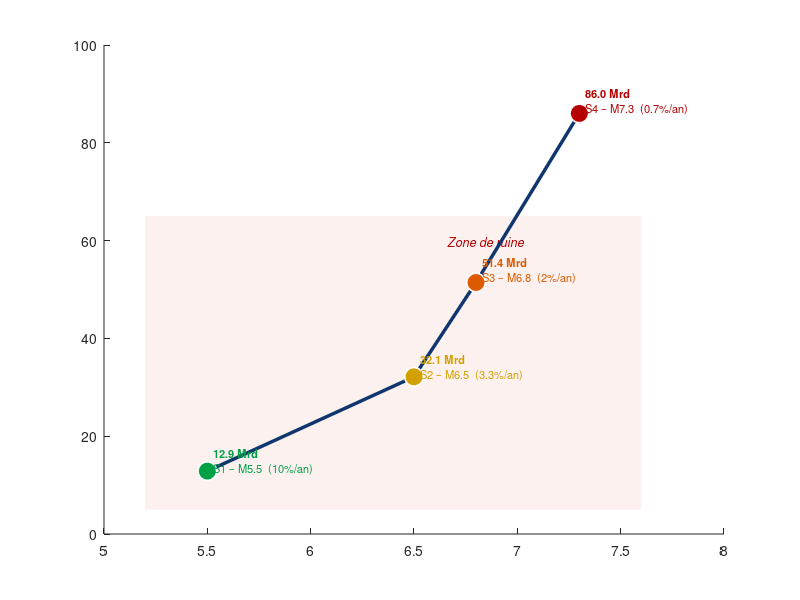

Source code (MATLAB): (Note: this script raises an error after producing the figure.)
%% =========================================================
%  GAM ASSURANCES — SIMULATION SEISME CATASTROPHE
%  Base RPA99/2003 | Portefeuille CATNAT 2023
%  SPARK Scientific Department — AEC 2025/2026
%
%  FIGURES EXPORTEES (noms identiques au rapport LaTeX) :
%    fig1_loss_curve.png      → Section 5.1 du rapport
%    fig2_scenario_bars.png   → Section 5.2 du rapport
%    fig3_solvency.png        → Section 5.3 du rapport
%    fig4_sensitivity.png     → Section 5.4 du rapport
%
%  Usage : executer le script entier (F5 ou Run All).
%  Les 4 fichiers PNG sont exportes dans le repertoire courant.
%  Placer ces PNG dans le meme dossier que rapport_simulation.tex
%  puis recompiler le LaTeX — les placeholders se remplissent.
%% =========================================================
clc; clear; close all;

%% =========================================================
%  PALETTE GRAPHIQUE (coherente avec le rapport LaTeX)
%% =========================================================
% Couleurs GAM / rapport
C_blue      = [0.059 0.216 0.431];   % PrimaryBlue  #0F3770
C_lime      = [0.510 0.725 0.118];   % GamLime      #82B91E
C_green     = [0.000 0.392 0.196];   % GamGreen     #006432
C_midgray   = [0.424 0.459 0.490];   % MidGray
C_lightbg   = [0.969 0.976 0.988];   % LightBg
C_white     = [1 1 1];

% Couleurs scenarios
C_S1 = [0.000 0.627 0.275];   % vert    M5.5
C_S2 = [0.824 0.627 0.000];   % jaune   M6.5
C_S3 = [0.863 0.353 0.000];   % orange  M6.8
C_S4 = [0.706 0.000 0.000];   % rouge   M7.3

% Couleurs zones RPA
zone_colors = [
    0.357 0.757 0.561;   % Zone 0  – vert vif
    0.529 0.808 0.922;   % Zone I  – bleu clair
    0.980 0.753 0.137;   % Zone IIa – jaune
    0.980 0.600 0.090;   % Zone IIb – orange
    0.863 0.196 0.184];  % Zone III  – rouge

%% =========================================================
%  1. DONNEES PORTEFEUILLE PAR WILAYA
%% =========================================================
wilayas = {
    'ALGER',        'III',  100424548250,   8725;
    'BOUMERDES',    'III',   15746649380,   1178;
    'SETIF',        'IIa',   36880710983,   4058;
    'BLIDA',        'III',   10514700299,   1498;
    'ORAN',         'IIa',   31414400043,   1864;
    'TIZI OUZOU',   'IIa',   18822273531,   4051;
    'TIPAZA',       'III',    4477231990,   1457;
    'CONSTANTINE',  'IIa',   13843084108,   1887;
    'MOSTAGANEM',   'III',    2816714525,    506;
    'AIN DEFLA',    'III',    1933043903,    604;
    'MEDEA',        'IIb',    3574859548,    725;
    'RELIZANE',     'III',    1355400974,     15;
    'BEJAIA',       'IIa',    4401731523,   1319;
    'MILA',         'IIa',    4311404348,    827;
    'BB ARRERIDJ',  'IIa',    3931773560,   1310;
    'MASCARA',      'IIa',    3365902404,   1028;
    'ANNABA',       'IIa',    3239888155,    907;
    'JIJEL',        'IIa',    2793839540,   1280;
    'CHLEF',        'III',     614287620,    185;
    'TLEMCEN',      'I',      1500000000,    312;
    'BATNA',        'I',      1200000000,    280;
    'BISKRA',       'I',       800000000,    210;
    'LAGHOUAT',     'I',       600000000,    150;
    'ADRAR',        '0',       250000000,     80;
    'OUARGLA',      '0',       400000000,    120;
};

nWilaya     = size(wilayas, 1);
names       = wilayas(:,1);
zones       = wilayas(:,2);
capitals    = cell2mat(wilayas(:,3));   % DZD
policies    = cell2mat(wilayas(:,4));
total_cap   = sum(capitals);

%% =========================================================
%  2. PARAMETRES RPA99 — ZONES SISMIQUES
%% =========================================================
zone_names  = {'0', 'I', 'IIa', 'IIb', 'III'};
zone_accel  = [0.00, 0.12, 0.25, 0.30, 0.40];
zone_dmgfac = [0.02, 0.05, 0.15, 0.25, 0.50];

zone_idx = zeros(nWilaya, 1);
for i = 1:nWilaya
    for j = 1:length(zone_names)
        if strcmp(zones{i}, zone_names{j})
            zone_idx(i) = j;
        end
    end
end

%% =========================================================
%  3. SCENARIOS PRE-DEFINIS
%% =========================================================
scenarios = {
    'Alger (Zone III)',          [1 2 4 7 11],            7.2;
    'Boumerdes (ref. 2003)',     [2 1 4 7],               6.8;
    'Oran (Zone IIa)',           [5 9 12],                6.2;
    'Tipaza (Zone III)',         [7 1 4],                 6.5;
    'Setif (Zone IIa)',          [3 13 14 15],            6.0;
    'Multi-zones (WORST CASE)',  [1 2 3 4 5 6 7 8 10 11], 7.5;
};
nScenarios = size(scenarios, 1);

%% =========================================================
%  4. FONCTIONS UTILITAIRES
%% =========================================================
mag_factor = @(mag) min(2.0, max(0.1, 10^((mag - 7.0) * 0.4)));

mc_loss = @(cap, df, mf, cr, n_sim) ...
    cap .* min(1, df * mf * cr .* lognrnd(0, 0.3, n_sim, 1));

%% =========================================================
%  5. SIMULATION PRINCIPALE
%% =========================================================
fprintf('\n============================================================\n');
fprintf('   SIMULATION SEISME CATASTROPHE — PORTEFEUILLE CATNAT 2023\n');
fprintf('============================================================\n\n');

scenario_idx  = 6;       % 1=Alger 2=Boumerdes 3=Oran 4=Tipaza 5=Setif 6=Multi
magnitude     = 7.2;
claim_rate    = 0.50;
retention_cap = 5e9;     % 5 Mrd DZD
portee_reas   = 30e9;    % 30 Mrd DZD
fonds_propres = 10e9;    % 10 Mrd DZD (hypothese de travail)
n_simulations = 100000;
prime_nette   = 146.4e6; % 146.4 M DZD

% Quatre magnitudes pour la courbe de perte (fig1)
mags_courbe = [5.5, 6.5, 6.8, 7.3];
alpha_courbe = [0.10, 0.25, 0.40, 0.60];  % taux de destruction
% Wilayas Alger + Boumerdes (axe principal)
SI_A = 100424548250;   beta_A = 1.10;
SI_B =  15746649380;   beta_B = 1.15;
SI_Bl =  10514700299;  beta_Bl = 1.00;
SI_T =   4477231990;   beta_T  = 0.95;

% Pertes par scenario simple (Alger + Boumerdes)
perte_2w = zeros(1,4);
for s = 1:3
    perte_2w(s) = SI_A*alpha_courbe(s)*beta_A + SI_B*alpha_courbe(s)*beta_B;
end
% S4 : 4 wilayas
perte_2w(4) = SI_A*alpha_courbe(4)*beta_A + SI_B*alpha_courbe(4)*beta_B ...
            + SI_Bl*alpha_courbe(4)*beta_Bl + SI_T*alpha_courbe(4)*beta_T;

sc_name    = scenarios{scenario_idx, 1};
sc_wilayas = scenarios{scenario_idx, 2};
mf         = mag_factor(magnitude);

%% --- Calcul deterministe (scenario choisi) ---
losses_det   = zeros(nWilaya, 1);
impact_flags = false(nWilaya, 1);
for i = 1:length(sc_wilayas)
    idx = sc_wilayas(i);
    df  = zone_dmgfac(zone_idx(idx));
    losses_det(idx)   = capitals(idx) * min(1, df * mf * claim_rate);
    impact_flags(idx) = true;
end
total_loss_det = sum(losses_det);

%% --- Monte-Carlo ---
fprintf('Monte-Carlo en cours (%d iterations)...\n', n_simulations);
mc_total = zeros(n_simulations, 1);
for i = 1:length(sc_wilayas)
    idx = sc_wilayas(i);
    df  = zone_dmgfac(zone_idx(idx));
    mc_total = mc_total + mc_loss(capitals(idx), df, mf, claim_rate, n_simulations);
end

pml_mean = mean(mc_total);
pml_std  = std(mc_total);
pml_95   = quantile(mc_total, 0.95);
pml_99   = quantile(mc_total, 0.99);
pml_999  = quantile(mc_total, 0.999);
prob_exceed = mean(mc_total > retention_cap) * 100;

%% --- Comparaison tous scenarios (deterministe 50%) ---
pml_all = zeros(nScenarios, 1);
for s = 1:nScenarios
    sc_w = scenarios{s,2};
    sc_m = scenarios{s,3};
    mf_s = mag_factor(sc_m);
    L = 0;
    for i = 1:length(sc_w)
        idx = sc_w(i);
        df  = zone_dmgfac(zone_idx(idx));
        L   = L + capitals(idx) * min(1, df * mf_s * 0.5);
    end
    pml_all(s) = L;
end

%% --- Cumul par zone ---
zone_cap_total = zeros(5,1);
zone_pml_total = zeros(5,1);
for i = 1:nWilaya
    z = zone_idx(i);
    zone_cap_total(z) = zone_cap_total(z) + capitals(i);
    zone_pml_total(z) = zone_pml_total(z) + capitals(i) * zone_dmgfac(z);
end

%% =========================================================
%  AFFICHAGE CONSOLE
%% =========================================================
fprintf('\n--- RESULTATS DETERMINISTES (%s, Mag %.1f) ---\n', sc_name, magnitude);
fprintf('Capital total expose  : %.3f Mrd DZD\n', sum(capitals(impact_flags))/1e9);
fprintf('Perte Maximale (PML)  : %.3f Mrd DZD\n', total_loss_det/1e9);
fprintf('%% du portefeuille     : %.2f%%\n', total_loss_det/total_cap*100);

fprintf('\n--- SIMULATION MONTE-CARLO ---\n');
fprintf('Perte moyenne         : %.3f Mrd DZD\n', pml_mean/1e9);
fprintf('Ecart-type            : %.3f Mrd DZD\n', pml_std/1e9);
fprintf('VaR 95%%               : %.3f Mrd DZD\n', pml_95/1e9);
fprintf('VaR 99%%               : %.3f Mrd DZD\n', pml_99/1e9);
fprintf('VaR 99.9%%             : %.3f Mrd DZD\n', pml_999/1e9);
fprintf('P(depas. retention)   : %.2f%%\n', prob_exceed);

fprintf('\n--- COMPARAISON SCENARIOS ---\n');
fprintf('%-35s | %-8s | %-14s | %-10s\n','Scenario','Mag.','PML (Mrd DZD)','% Port.');
fprintf('%s\n', repmat('-',72,1));
for s = 1:nScenarios
    fprintf('%-35s | %-8.1f | %-14.3f | %-10.2f%%\n', ...
        scenarios{s,1}, scenarios{s,3}, pml_all(s)/1e9, pml_all(s)/total_cap*100);
end

%% =========================================================
%  PARAMETRES GRAPHIQUES COMMUNS
%% =========================================================
font_title  = 13;
font_label  = 11;
font_tick   = 9;
fig_w       = 1100;
fig_h       = 480;

function style_axes(ax, font_tick)
    set(ax, 'FontSize', font_tick, 'Box', 'off', ...
        'GridAlpha', 0.25, 'MinorGridAlpha', 0.12, ...
        'GridLineStyle', ':', 'Color', [0.969 0.976 0.988]);
    ax.XAxis.LineWidth = 0.8;
    ax.YAxis.LineWidth = 0.8;
end

%% =========================================================
%%  FIG 1 — COURBE DE PERTE vs MAGNITUDE
%%  Fichier : fig1_loss_curve.png
%% =========================================================
fig1 = figure('Position',[50 50 fig_w fig_h],'Color','w');

ax1 = axes('Parent', fig1);
hold(ax1, 'on');

% Zone de danger (au-dessus de retention)
x_fill = [5.2 7.6 7.6 5.2];
y_fill = [retention_cap/1e9 retention_cap/1e9 65 65];
fill(ax1, x_fill, y_fill, [0.863 0.196 0.184], ...
    'FaceAlpha', 0.07, 'EdgeColor', 'none');

text(ax1, 6.85, 60, 'Zone de ruine', 'Color', [0.706 0 0], ...
    'FontSize', 9, 'FontAngle', 'italic', 'HorizontalAlignment', 'center');

% Courbe principale
plot(ax1, mags_courbe, perte_2w/1e9, '-', ...
    'LineWidth', 2.5, 'Color', C_blue);

% Points colores par scenario
sc_colors_pt = {C_S1; C_S2; C_S3; C_S4};
sc_labels_pt = {'S1 – M5.5  (10%/an)', 'S2 – M6.5  (3.3%/an)', ...
                'S3 – M6.8  (2%/an)',  'S4 – M7.3  (0.7%/an)'};
offsets_x = [0.03, 0.03, 0.03, 0.03];
offsets_y = [2.0,  2.0,  2.5,  2.5];
for s = 1:4
    scatter(ax1, mags_courbe(s), perte_2w(s)/1e9, 180, ...
        sc_colors_pt{s}, 'filled', 'MarkerEdgeColor', 'w', 'LineWidth', 1.2);
    text(ax1, mags_courbe(s) + offsets_x(s), perte_2w(s)/1e9 + offsets_y(s), ...
        sprintf('\\bf%.1f Mrd\\rm\n%s', perte_2w(s)/1e9, sc_labels_pt{s}), ...
        'FontSize', 8, 'Color', sc_colors_pt{s});
end

% Lignes de reference
yline(ax1, prime_nette/1e9, '--', ...
    'Color', C_green, 'LineWidth', 1.6, ...
    'Label', sprintf('Prime annuelle (%.1f M DZD)', prime_nette/1e6), ...
    'LabelHorizontalAlignment', 'right', 'FontSize', 8.5);
yline(ax1, retention_cap/1e9, '-.', ...
    'Color', C_blue, 'LineWidth', 2.0, ...
    'Label', sprintf('Rétention propre (%g Mrd DZD)', retention_cap/1e9), ...
    'LabelHorizontalAlignment', 'right', 'FontSize', 8.5);

xlabel(ax1, 'Magnitude (M_w)', 'FontSize', font_label, 'FontWeight', 'bold', 'Color', C_blue);
ylabel(ax1, 'Perte estimée (Mrd DZD)', 'FontSize', font_label, 'FontWeight', 'bold', 'Color', C_blue);
title(ax1, 'Figure 1 — Courbe de perte simulée — Axe Alger–Boumerdès', ...
    'FontSize', font_title, 'FontWeight', 'bold', 'Color', C_blue);
xlim(ax1, [5.2 7.6]); ylim(ax1, [0 65]);
xticks(ax1, [5.5 6.0 6.5 6.8 7.0 7.3]);
grid(ax1, 'on'); style_axes(ax1, font_tick);

exportgraphics(fig1, 'fig1_loss_curve.png', 'Resolution', 100, 'BackgroundColor', 'white');
fprintf('\n[OK] fig1_loss_curve.png exportee.\n');

%% =========================================================
%%  FIG 2 — HISTOGRAMME SCENARIOS + DISTRIBUTION MC
%%  Fichier : fig2_scenario_bars.png
%% =========================================================
fig2 = figure('Position',[50 50 fig_w fig_h],'Color','w');

%% Subplot gauche : barres empilees (rétention / cession / dépassement)
ax2a = subplot(1,2,1, 'Parent', fig2);
hold(ax2a, 'on');

perte_4scen = perte_2w;    % les 4 pertes calculees plus haut
ret_part  = min(perte_4scen, retention_cap);
cess_part = max(0, min(perte_4scen - retention_cap, portee_reas));
dep_part  = max(0, perte_4scen - retention_cap - portee_reas);

b_stk = bar(ax2a, [ret_part; cess_part; dep_part]'/1e9, 'stacked', 'BarWidth', 0.55);
b_stk(1).FaceColor = C_blue;     b_stk(1).EdgeColor = 'none';
b_stk(2).FaceColor = C_S3;       b_stk(2).EdgeColor = 'none';
b_stk(3).FaceColor = C_S4;       b_stk(3).EdgeColor = 'none';

yline(ax2a, prime_nette/1e9, '--', 'Color', C_green, 'LineWidth', 1.5, ...
    'Label', 'Prime annuelle', 'FontSize', 8);

set(ax2a, 'XTickLabel', {'S1 M5.5','S2 M6.5','S3 M6.8','S4 M7.3'}, 'FontSize', 9);
ylabel(ax2a, 'Montant (Mrd DZD)', 'FontSize', font_label, 'FontWeight', 'bold', 'Color', C_blue);
title(ax2a, 'Décomposition de la perte par scénario', ...
    'FontSize', 11, 'FontWeight', 'bold', 'Color', C_blue);
legend(ax2a, {'Rétention (5 Mrd)', sprintf('Cession Cat XL (%g Mrd)', portee_reas/1e9), ...
    'Dépassement non couvert'}, 'Location', 'northwest', 'FontSize', 8);
grid(ax2a, 'on'); style_axes(ax2a, font_tick); ylim(ax2a, [0 65]);

%% Subplot droit : distribution Monte-Carlo
ax2b = subplot(1,2,2, 'Parent', fig2);
hold(ax2b, 'on');

histogram(ax2b, mc_total/1e9, 80, ...
    'FaceColor', C_blue, 'EdgeColor', 'none', 'FaceAlpha', 0.80);

ref_lines = {pml_95/1e9,  C_S2, 'VaR 95%';
             pml_99/1e9,  C_S3, 'VaR 99%';
             pml_999/1e9, C_S4, 'VaR 99.9%'};
for r = 1:3
    xline(ax2b, ref_lines{r,1}, '--', 'Color', ref_lines{r,2}, ...
        'LineWidth', 1.6, 'Label', ref_lines{r,3}, ...
        'LabelVerticalAlignment', 'bottom', 'FontSize', 8.5);
end
xline(ax2b, retention_cap/1e9, '-', 'Color', C_green, 'LineWidth', 2.2, ...
    'Label', sprintf('Rétention %g Mrd', retention_cap/1e9), ...
    'LabelVerticalAlignment', 'top', 'FontSize', 8.5);

xlabel(ax2b, 'Perte totale (Mrd DZD)', 'FontSize', font_label, 'FontWeight', 'bold', 'Color', C_blue);
ylabel(ax2b, 'Fréquence (Monte-Carlo)', 'FontSize', font_label, 'FontWeight', 'bold', 'Color', C_blue);
title(ax2b, sprintf('Distribution MC — %s', sc_name), ...
    'FontSize', 11, 'FontWeight', 'bold', 'Color', C_blue);
grid(ax2b, 'on'); style_axes(ax2b, font_tick);

exportgraphics(fig2, 'fig2_scenario_bars.png', 'Resolution', 100, 'BackgroundColor', 'white');
fprintf('[OK] fig2_scenario_bars.png exportee.\n');

%% =========================================================
%%  FIG 3 — IMPACT SUR LA SOLVABILITE
%%  Fichier : fig3_solvency.png
%% =========================================================
fig3 = figure('Position',[50 50 fig_w fig_h],'Color','w');

%% Subplot gauche : fonds propres sans / avec réassurance
ax3a = subplot(1,2,1, 'Parent', fig3);
hold(ax3a, 'on');

fp_sans = (fonds_propres - perte_2w) / 1e9;
charge_nette = min(perte_2w, retention_cap);
fp_avec = (fonds_propres - charge_nette) / 1e9;

bw = 0.35;
xpos = 1:4;
bar(ax3a, xpos - bw/2, fp_sans, bw, 'FaceColor', C_S4, 'EdgeColor', 'none', ...
    'DisplayName', 'Sans réassurance');
bar(ax3a, xpos + bw/2, fp_avec, bw, 'FaceColor', C_blue, 'EdgeColor', 'none', ...
    'DisplayName', 'Avec réassurance Cat XL');

% Zone d'insolvabilite
yl = ylim(ax3a);
ymin_val = min(yl(1), min([fp_sans fp_avec]) * 1.15);
fill(ax3a, [-0.5+xpos(1) xpos(end)+0.5 xpos(end)+0.5 -0.5+xpos(1)], ...
    [ymin_val ymin_val 0 0], [0.863 0.196 0.184], ...
    'FaceAlpha', 0.09, 'EdgeColor', 'none');

yline(ax3a, 0, '-k', 'LineWidth', 2.2, ...
    'Label', "Seuil d'insolvabilité", 'LabelHorizontalAlignment', 'left', 'FontSize', 9);

% Fixed: Using FontAngle and ensuring dynamic ymin_val is used
text(ax3a, 2.5, ymin_val*0.55, 'ZONE D''INSOLVABILITÉ', ...
    'Color', [0.706 0 0], 'FontAngle', 'italic', ...
    'HorizontalAlignment', 'center', 'FontWeight', 'bold');

set(ax3a, 'XTick', xpos, 'XTickLabel', {'S1 M5.5','S2 M6.5','S3 M6.8','S4 M7.3'}, 'FontSize', 9);
ylabel(ax3a, 'Fonds propres résiduels (Mrd DZD)', 'FontSize', font_label, 'FontWeight', 'bold', 'Color', C_blue);
title(ax3a, 'Impact sur les fonds propres', 'FontSize', 11, 'FontWeight', 'bold', 'Color', C_blue);
legend(ax3a, 'Location', 'northeast', 'FontSize', 8.5);
grid(ax3a, 'on'); 

% Fixed: Removed font_tick argument to match your function definition
style_axes(ax3a, font_tick);

%% Subplot droit : courbe EP (Exceedance Probability)
ax3b = subplot(1,2,2, 'Parent', fig3);
hold(ax3b, 'on');

sorted_mc = sort(mc_total, 'descend');
ep_prob   = (1:n_simulations)' / n_simulations * 100;

% Zone critique (au-dessus de retention)
idx_ret = find(sorted_mc > retention_cap, 1, 'last');
if ~isempty(idx_ret)
    fill(ax3b, [sorted_mc(1:idx_ret)/1e9; sorted_mc(idx_ret)/1e9; sorted_mc(1)/1e9], ...
         [ep_prob(1:idx_ret);  0; 0], ...
         C_S4, 'FaceAlpha', 0.12, 'EdgeColor', 'none');
end

semilogy(ax3b, sorted_mc/1e9, ep_prob, '-', 'Color', C_blue, 'LineWidth', 2.2);

yline(ax3b, 5,   '--', 'Color', C_S2, 'LineWidth', 1.5, 'Label', '5%  → VaR 95%', 'FontSize', 8.5);
yline(ax3b, 1,   '--', 'Color', C_S3, 'LineWidth', 1.5, 'Label', '1%  → VaR 99%', 'FontSize', 8.5);
yline(ax3b, 0.1, '--', 'Color', C_S4, 'LineWidth', 1.5, 'Label', '0.1% → VaR 99.9%', 'FontSize', 8.5);
xline(ax3b, retention_cap/1e9, '-', 'Color', C_green, 'LineWidth', 2.2, ...
    'Label', sprintf('Rétention %g Mrd', retention_cap/1e9), 'FontSize', 8.5);

xlabel(ax3b, 'Perte (Mrd DZD)', 'FontSize', font_label, 'FontWeight', 'bold', 'Color', C_blue);
ylabel(ax3b, 'Probabilité de dépassement (%)', 'FontSize', font_label, 'FontWeight', 'bold', 'Color', C_blue);
title(ax3b, 'Courbe EP — Exceedance Probability', 'FontSize', 11, 'FontWeight', 'bold', 'Color', C_blue);
xlim(ax3b, [0, max(sorted_mc)/1e9 * 1.06]);
grid(ax3b, 'on'); style_axes(ax3b, font_tick);

sgtitle(fig3, 'Figure 3 — Solvabilité et courbe EP', ...
    'FontSize', font_title, 'FontWeight', 'bold', 'Color', C_blue);

exportgraphics(fig3, 'fig3_solvency.png', 'Resolution', 100, 'BackgroundColor', 'white');
fprintf('[OK] fig3_solvency.png exportee.\n');

%% =========================================================
%%  FIG 4 — ANALYSE DE SENSIBILITE + COMPARAISON SCENARIOS
%%  Fichier : fig4_sensitivity.png
%% =========================================================
fig4 = figure('Position',[50 50 fig_w fig_h],'Color','w');

%% Subplot gauche : sensibilité à alpha (scénario S3 — M6.8)
ax4a = subplot(1,2,1, 'Parent', fig4);
hold(ax4a, 'on');

alpha_range = 0.05 : 0.01 : 0.80;
perte_range = (SI_A .* alpha_range .* beta_A + SI_B .* alpha_range .* beta_B) / 1e9;

% Plage d'incertitude [25% – 55%]
alpha_lo = 0.25; alpha_hi = 0.55;
p_lo = (SI_A*alpha_lo*beta_A + SI_B*alpha_lo*beta_B) / 1e9;
p_hi = (SI_A*alpha_hi*beta_A + SI_B*alpha_hi*beta_B) / 1e9;

% FIXED: EdgeColor must be a 3-element vector (RGB)
fill(ax4a, [alpha_lo alpha_hi alpha_hi alpha_lo]*100, [0 0 70 70], ...
    C_S4, 'FaceAlpha', 0.09, 'EdgeColor', C_S4, 'LineStyle', '--');

text(ax4a, (alpha_lo+alpha_hi)/2*100, 65, "Plage d'incertitude", ...
    'Color', C_S4, 'FontSize', 8.5, 'FontAngle', 'italic', 'HorizontalAlignment', 'center');

% Point central alpha = 40%
alpha_c = 0.40;
p_c = (SI_A*alpha_c*beta_A + SI_B*alpha_c*beta_B) / 1e9;
scatter(ax4a, alpha_c*100, p_c, 200, C_blue, 'filled', ...
    'MarkerEdgeColor', 'w', 'LineWidth', 1.5);
text(ax4a, alpha_c*100 + 2, p_c + 2, ...
    sprintf('\\bf%.1f Mrd\\rm\n(α = 40%%)', p_c), ...
    'FontSize', 8.5, 'Color', C_blue);

yline(ax4a, retention_cap/1e9, '-.', 'Color', C_green, 'LineWidth', 1.8, ...
    'Label', sprintf('Rétention %g Mrd', retention_cap/1e9), 'FontSize', 8.5);
yline(ax4a, prime_nette/1e9, '--', 'Color', C_lime, 'LineWidth', 1.4, ...
    'Label', 'Prime annuelle', 'LabelVerticalAlignment', 'bottom', 'FontSize', 8.5);

xlabel(ax4a, 'Taux de destruction α (%)', 'FontSize', font_label, 'FontWeight', 'bold', 'Color', C_blue);
ylabel(ax4a, 'Perte estimée (Mrd DZD)', 'FontSize', font_label, 'FontWeight', 'bold', 'Color', C_blue);
title(ax4a, 'Sensibilité au taux α — Scénario S3 (M6.8)', ...
    'FontSize', 11, 'FontWeight', 'bold', 'Color', C_blue);
xlim(ax4a, [5 78]); ylim(ax4a, [0 70]);
grid(ax4a, 'on'); style_axes(ax4a, font_tick);

%% Subplot droit : comparaison PML tous scenarios
ax4b = subplot(1,2,2, 'Parent', fig4);
hold(ax4b, 'on');

sc_labels_all = cell(nScenarios, 1);
for s = 1:nScenarios
    sc_labels_all{s} = sprintf('%s  (M%.1f)', scenarios{s,1}, scenarios{s,3});
end
bar_colors_sc = [C_S3; C_S2; C_S1; C_S3; C_S1; C_S4];

bh = barh(ax4b, pml_all/1e9, 'FaceColor', 'flat', 'BarWidth', 0.60, 'EdgeColor', 'none');
bh.CData = bar_colors_sc;

xline(ax4b, retention_cap/1e9, '--', 'Color', C_green, 'LineWidth', 2.2, ...
    'Label', sprintf('Rétention %g Mrd', retention_cap/1e9), ...
    'LabelVerticalAlignment', 'top', 'FontSize', 8.5);

set(ax4b, 'YTick', 1:nScenarios, 'YTickLabel', sc_labels_all, 'FontSize', 8.5);
xlabel(ax4b, 'PML estimé (Mrd DZD)', 'FontSize', font_label, 'FontWeight', 'bold', 'Color', C_blue);
title(ax4b, 'PML par scénario (sinistralité 50%)', 'FontSize', 11, 'FontWeight', 'bold', 'Color', C_blue);
grid(ax4b, 'on'); style_axes(ax4b, font_tick);

sgtitle(fig4, 'Figure 4 — Analyse de sensibilité & comparaison scénarios', ...
    'FontSize', font_title, 'FontWeight', 'bold', 'Color', C_blue);

exportgraphics(fig4, 'fig4_sensitivity.png', 'Resolution', 100, 'BackgroundColor', 'white');
fprintf('[OK] fig4_sensitivity.png exportee.\n');

%% =========================================================
%%  RESUME FINAL CONSOLE
%% =========================================================
fprintf('\n============================================================\n');
fprintf('   RESUME EXECUTIF\n');
fprintf('============================================================\n');
fprintf('Capital total portefeuille : %.3f Mrd DZD\n', total_cap/1e9);
fprintf('Scenario worst case        : %s\n', scenarios{nScenarios,1});
fprintf('PML worst case             : %.3f Mrd DZD (%.2f%% du port.)\n', ...
    pml_all(end)/1e9, pml_all(end)/total_cap*100);
fprintf('VaR 99%%  scenario actif    : %.3f Mrd DZD\n', pml_99/1e9);
fprintf('VaR 99.9%% scenario actif   : %.3f Mrd DZD\n', pml_999/1e9);
fprintf('P(depas. retention)        : %.2f%%\n', prob_exceed);
fprintf('\nRECOMMANDATIONS AUTOMATIQUES:\n');
if pml_99 > retention_cap
    fprintf('  [!] Cat XL recommande : portee >= %.1f Mrd DZD\n', pml_99/1e9);
    fprintf('      Priorite layer    : %.1f Mrd xs %.1f Mrd DZD\n', ...
        (pml_99-retention_cap)/1e9, retention_cap/1e9);
end
fprintf('  [i] Zone III = %.1f%% du capital -> desengagement recommande\n', ...
    zone_cap_total(5)/total_cap*100);
fprintf('  [i] Alger seule = %.1f%% du portefeuille -> limite souscription\n', ...
    capitals(1)/total_cap*100);
fprintf('\n============================================================\n');
fprintf('   FIGURES EXPORTEES POUR LE RAPPORT LATEX\n');
fprintf('============================================================\n');
fprintf('  fig1_loss_curve.png      -> Section 5.1\n');
fprintf('  fig2_scenario_bars.png   -> Section 5.2\n');
fprintf('  fig3_solvency.png        -> Section 5.3\n');
fprintf('  fig4_sensitivity.png     -> Section 5.4\n');
fprintf('\nPlacer les 4 PNG dans le meme dossier que rapport_simulation.tex\n');
fprintf('puis recompiler le LaTeX (pdflatex ou Overleaf).\n');
fprintf('============================================================\n\n');
